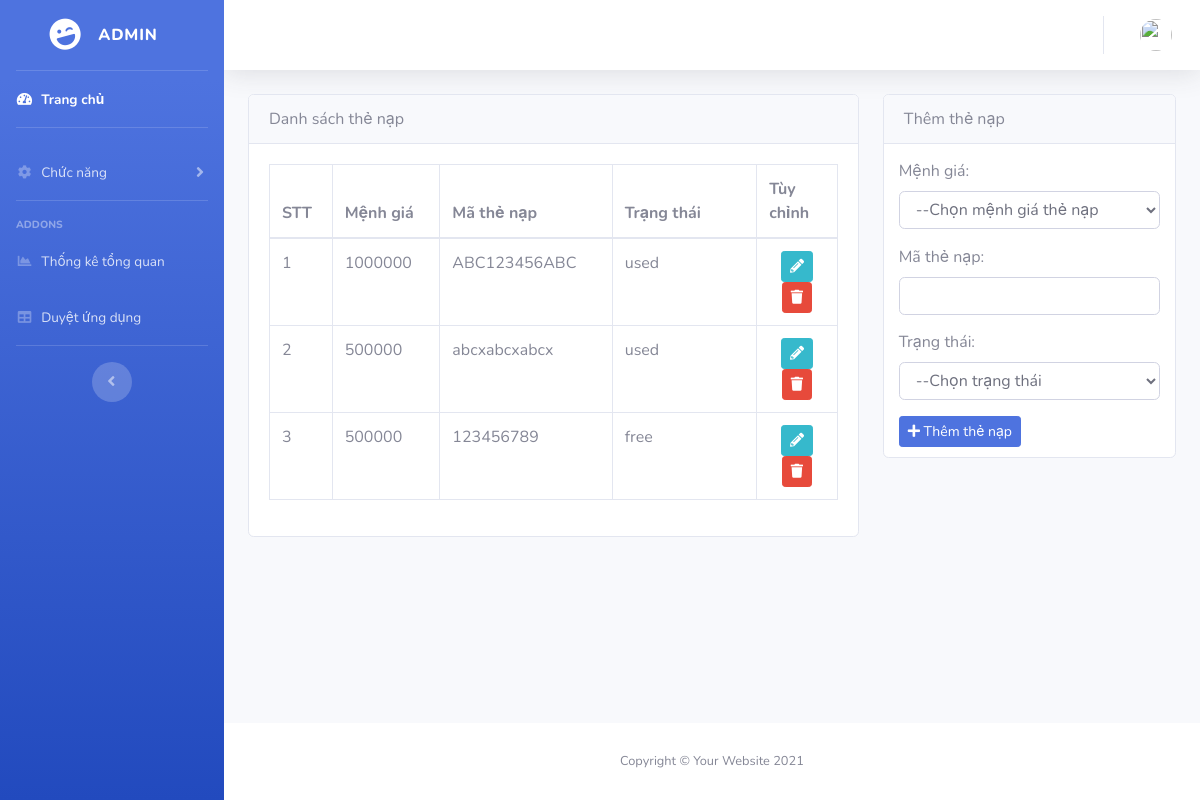
Screenshot of /admin/admin.php?select=quanlymathe with the database file from the repository.
### tables this page shows
CREATE TABLE `thecao` (
  `id_thecao` int(11) NOT NULL,
  `seri` varchar(20) NOT NULL,
  `menhgia` decimal(10,0) NOT NULL,
  `trangthai` varchar(10) NOT NULL
);

### dbconnection.php (called while the page is built, shortened)
<?php
function OPEN_DB(){
    $conn = new mysqli(HOST,USER,PASSWORD,DB);
    mysqli_query($conn,"SET NAMES 'UTF8'");
    return $conn;
}
?>

### admin/quanlymathe.php (the view, shortened to what this page needs)
<?php
require_once('../dbconnection.php');
$sql = "SELECT * FROM thecao";
$result = mysqli_query(OPEN_DB(), $sql);
?>
<div class="container">
    <div class="row">
        <div class="col-sm-8">
            <main>
                <div class="card mb-4">
                    <div class="card-header">
                        Danh sách thẻ nạp
                    </div>
                    <div id="dataTable_wrapper" class="dataTables_wrapper dt-bootstrap4">
                        <div class="row" style="clear: both;">
                            <div class="card-body">
                                <div class="table-responsive">
                                    <div class="col-sm-12">
                                        <table class="table table-bordered dataTable" id="dataTable" width="100%" cellspacing="0" role="grid" aria-describedby="dataTable_info" style="width: 100%;">
                                            <thead>
                                                <tr role="row">
                                                    <th tabindex="0" rowspan="1" colspan="1" style="width: 5%;">STT</th>
                                                    <th tabindex="0" rowspan="1" colspan="1" style="width: 10%;">Mệnh giá</th>
                                                    <th tabindex="0" rowspan="1" colspan="1" style="width: 15%;">Mã thẻ nạp</th>
                                                    <th tabindex="0" rowspan="1" colspan="1" style="width: 20%;">Trạng thái</th>
                                                    <th tabindex="0" rowspan="1" colspan="1" style="width: 10%;">Tùy chỉnh</th>
                                                </tr>
                                            </thead>
                                            <tbody>
                                                <?php
                                                $i = 1;
                                                while ($row = mysqli_fetch_assoc($result)) { ?>
                                                    <tr role="row" class="odd">
                                                        <td><?php echo $i++; ?></td>
                                                        <td><?php echo $row['menhgia']; ?></td>
                                                        <td><?php echo $row['seri']; ?></td>
                                                        <td><?php echo $row['trangthai']; ?></td>
                                                        <td class="project-actions text-center">
                                                            <a class="btn btn-info btn-sm" href="edit_mathe.php?id=<?php echo $row['id_thecao']; ?>" class="edit" title="Edit" data-toggle="tooltip">
                                                                    <i class="fas fa-pencil-alt"></i>
                                                            </a>
                                                            <a class="btn btn-danger btn-sm" Onclick="return ConfirmDelete();" href="quanlymathe.php?delete_id=<?php echo $row['id_thecao']; ?>" name="delete" type="submit"><i class="fa fa-trash-o" aria-hidden="true">
                                                                    <i class="fas fa-trash"></i>
                                                            </a>
                                                        </td>
                                                    </tr>
                                                    <tr>
                                                    <?php } ?>
                                            </tbody>
                                        </table>
                                    </div>
                                </div>
                            </div>
                        </div>
                    </div>
                </div>
            </main>
        </div>
        <div class="col-sm-4">
            <main>
                <div class="card mb-4">
                    <div class="card-header">
                        Thêm thẻ nạp
                    </div>
                    <div id="dataTable_wrapper" class="dataTables_wrapper dt-bootstrap4">
                        <form action="add_mathe.php" method="POST">
                        <div class="form-group" style="margin: 15px;">
                            <div class="mb-3 ">
                                <label class="form-label" for="inputZip">Mệnh giá:</label>
                                <select class="form-control" aria-label="Default select example" name="menhgia">
                                    <option value="">--Chọn mệnh giá thẻ nạp</option>
                                </select>
                            </div>
                            </div>
                            <div class="form-group" style="margin: 15px;">
                                <label for="seri">Mã thẻ nạp:</label>
                                <input type="text" class="form-control" id="seri" name="seri">
                            </div>
                            <div class="form-group" style="margin: 15px;">
                            <div class="mb-3 ">
                                <label class="form-label" for="inputZip">Trạng thái:</label>
                                <select class="form-control" aria-label="Default select example" name="trangthai">
                                    <option value="">--Chọn trạng thái</option>
                                </select>
                            </div>
                            </div>
                            <button style="margin: 0 0 10px 15px;" name="add" type="submit" class="btn btn-primary btn-sm"><i class="fas fa-plus"></i> Thêm thẻ nạp</button>
                        </form>
                    </div>
                </div>
            </main>
        </div>
    </div>
</div>

### rows the page displays
thecao: menhgia "1000000", seri "ABC123456ABC", trangthai "used"
thecao: menhgia "500000", seri "abcxabcxabcx", trangthai "used"
thecao: menhgia "500000", seri "123456789", trangthai "free"
